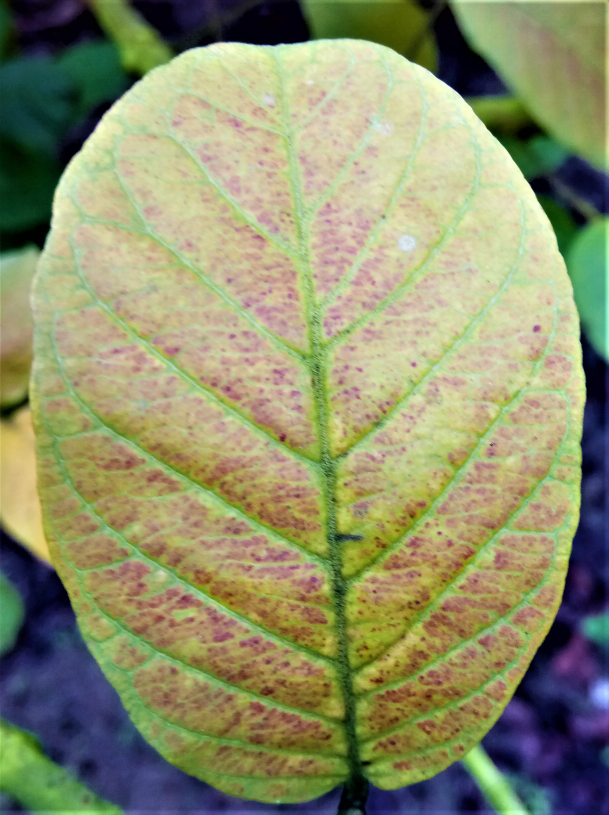
#> input picture Guava Dataset/Red_rust/Red Rust(14).jpg, 1827 x 2443 px (shown at 1/3 size); its folder holds only this picture in this run
$ python ACO_Parallelization.py
#> lines starting #> are read from the running program, lines starting #| are printed output that depends on the picture
import os
import cv2
import multiprocessing
import numpy as np
import random
import copy


class AntColonySegmentation:
    def __init__(self, image, num_ants, max_iterations, alpha, beta, rho):
        self.image = image
        self.num_ants = num_ants
        self.max_iterations = max_iterations
        self.alpha = alpha  # pheromone importance
        self.beta = beta  # visibility (intensity) importance
        self.rho = rho  # pheromone evaporation rate
        self.green_found = True

        self.pheromones = np.ones([self.image.shape[0], self.image.shape[1]])

    def initialize_ants(self):
        ants = []
        for _ in range(self.num_ants):
            ant = {"path": [], "intensity_sum": 0.0}
            ants.append(ant)
        return ants

    def clear_ant_paths(self, ants):
        for ant in ants:
            ant["path"] = []
            ant["intensity_sum"] = 0.0

    # [6 lines of commented-out code are left out]

    def construct_segment(self, ant):
        current_position = (
            np.random.randint(0, self.image.shape[0]),
            np.random.randint(0, self.image.shape[1]),
        )
        ant["path"].append(current_position)

        briter = 0
        b = 0
        self.green_found = True
        while self.green_found:  # and briter<5000:
            briter += 1
            neighbors = self.get_neighbors(current_position)
            probabilities = self.calculate_probabilities(
                current_position, neighbors, ant
            )

            i = 2  # backtracking
            length = len(ant["path"])
            while sum(probabilities) == 0 and i <= length:
                current_position = ant["path"][-i]
                neighbors = self.get_neighbors(current_position)
                probabilities = self.calculate_probabilities(
                    current_position, neighbors, ant
                )
                i += 1

            if i == length and length > 2:
                self.green_found = False
                print("i==length")
                break

            if sum(probabilities) == 0:
                self.green_found = False
                break

            pom = [_ for _ in range(len(neighbors))]
            next_position = np.random.choice(pom, p=probabilities)
            next_position = neighbors[next_position]

            if (
                self.image[next_position][1] < self.image[next_position][2]
                or self.image[next_position][1] < self.image[next_position][0]
            ):
                b += 1
            else:
                b = 0

            if b == 50:
                self.green_found = False
                # print('green not found')
                break

            if next_position not in ant["path"]:
                ant["path"].append(next_position)
                current_position = next_position
        # print(briter)

    def get_neighbors(self, position):
        height, width, _ = self.image.shape
        row, col = position
        neighbors = []
        # neighbors_offsets = [(0, 1), (0, -1),(1,0),(-1,0)]
        neighbors_offsets = [
            (0, 1),
            (0, -1),
            (1, 0),
            (-1, 0),
            (1, 1),
            (1, -1),
            (-1, -1),
            (-1, 1),
        ]

        for offset_row, offset_col in neighbors_offsets:
            new_row, new_col = row + offset_row, col + offset_col
            if (
                0 <= new_row < self.image.shape[0]
                and 0 <= new_col < self.image.shape[1]
            ):
                neighbors.append((new_row, new_col))

        return neighbors

    def calculate_probabilities(self, current_position, neighbors, ant):
        intensity = self.image[current_position][1]
        probabilities = []

        # if self.dead_end(neighbors):
        #     probabilities = [0 for _ in range(len(neighbors))]
        #     return probabilit

        for neighbor in neighbors:
            attractiveness = self.calc_attractiveness(neighbor)
            # neighbor_intensity = self.image[neighbor][1]
            pheromone = self.pheromones[neighbor]
            probability = (pheromone**self.alpha) * (attractiveness**self.beta)
            # if probability == float('inf'):
            # probability = 10000.0
            if neighbor in ant["path"]:
                probability = 0
                # print([n in self.visited for n in neighbors])
            probabilities.append(probability)

        total_probability = sum(probabilities)
        # probabilities = [p / total_probability for p in probabilities]
        if total_probability > 0:
            probabilities /= total_probability

        return probabilities

    def calc_attractiveness(self, position):
        row, col = position
        pixel = self.image[row, col]
        if pixel[1] > pixel[2] and pixel[1] > pixel[2]:
            return 0.9  # High attractiveness for green pixels
        else:
            return 0.1

    def update_pheromones(self, ants):
        self.pheromones *= 1 - self.rho  # Evaporation
        for ant in ants:
            for position in ant["path"]:
                self.pheromones[position] += ant["intensity_sum"]  # sklonio 1.0/

    def run(self):
        ants = self.initialize_ants()
        best_ant = None
        segmentation_result = np.zeros_like(self.image)
        iter = 0

        for iteration in range(self.max_iterations):
            iter += 1
            self.clear_ant_paths(ants)
            # print('suma feromona',np.sum(self.pheromones))
            for ant in ants:
                self.construct_segment(ant)
                # ant['intensity_sum'] = sum(self.image[position][1] for position in ant['path'])
                ant["intensity_sum"] = sum(
                    (
                        self.image[position][1] > self.image[position][0]
                        and self.image[position][1] > self.image[position][2]
                    )
                    for position in ant["path"]
                )

            self.update_pheromones(ants)

            # Choose the best segment (ant) based on intensity sum
            current_best_ant = max(ants, key=lambda ant: ant["intensity_sum"])
            if (
                best_ant is None
                or current_best_ant["intensity_sum"] > best_ant["intensity_sum"]
            ):
                best_ant = copy.deepcopy(current_best_ant)

            print(iter, "len best path", len(current_best_ant["path"]))

            # segmentation_result = np.zeros_like(self.image)
            for position in current_best_ant["path"]:
                segmentation_result[position] = self.image[position]

        return segmentation_result


# Thư mục chứa ảnh đầu vào
input_folder = "Guava Dataset/Red_rust"

# Thư mục để lưu ảnh đã xử lý
output_folder = "Red_rust"
os.makedirs(output_folder, exist_ok=True)

# Định nghĩa các tham số cho thuật toán ACO
num_ants = 5
max_iterations = 1
alpha = 0.9
beta = 0.9
rho = 0.1

# Định nghĩa kích thước mới cho ảnh
new_size = (224, 224)


# Hàm xử lý ảnh
def process_image(image_path):
    # Đọc hình ảnh
#> called with image_path = 'Guava Dataset/Red_rust/Red Rust(14).jpg'
    image = cv2.imread(image_path)
#> image is the input picture: shape (2443, 1827, 3); mean B, G, R 107.8, 145, 142
    # Chuyển đổi kích thước ảnh
    resized_image = cv2.resize(image, new_size)
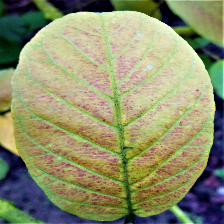
#> resized_image: shape (224, 224, 3); mean B, G, R 107.6, 144.8, 141.9
    # Áp dụng median filter
    median_filtered_image = cv2.medianBlur(resized_image, 5)
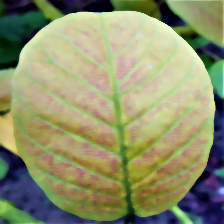
#> median_filtered_image: shape (224, 224, 3); mean B, G, R 108, 145.6, 142.5

    # Khởi tạo và chạy thuật toán phân đoạn ACO
    aco_segmentation = AntColonySegmentation(
        median_filtered_image, num_ants, max_iterations, alpha, beta, rho
    )
    result = aco_segmentation.run()
#> the loop in run, `for iteration in range(self.max_iterations):` made 1 pass
#> after the loop in run, `for iteration in range(self.max_iterations):`:
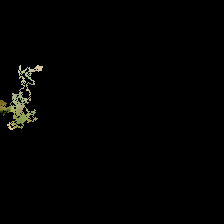
#> segmentation_result: shape (224, 224, 3); mean B, G, R 1.7, 2.5, 2.5

    # Tạo tên file đầu ra dựa trên tên file gốc
    output_filename = os.path.join(output_folder, os.path.basename(image_path))

    # Lưu kết quả phân đoạn vào thư mục đầu ra
    cv2.imwrite(output_filename, result)

    print("Đã xử lý và lưu ảnh", os.path.basename(image_path), "vào:", output_filename)


if __name__ == "__main__":
    # Lấy danh sách các tệp hình ảnh trong thư mục đầu vào
    image_files = [
        os.path.join(input_folder, filename)
        for filename in os.listdir(input_folder)
        if filename.endswith(".jpg") or filename.endswith(".png")
    ]

    # Sử dụng multiprocessing để xử lý nhiều hình ảnh đồng thời
    with multiprocessing.Pool() as pool:
        pool.map(process_image, image_files)

$ run again, on Guava Dataset/Red_rust/Red Rust(25).jpg
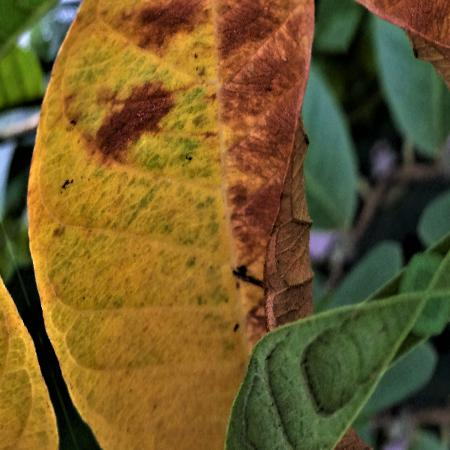
#> input picture Guava Dataset/Red_rust/Red Rust(25).jpg, 450 x 450 px
#> in process_image, image is the input picture: shape (450, 450, 3); mean B, G, R 41.2, 89.4, 110.5
#> in process_image, `median_filtered_image = cv2.medianBlur(resized_image, 5)`:
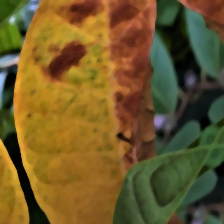
#> median_filtered_image: shape (224, 224, 3); mean B, G, R 40.9, 89.4, 110.5
#> the loop in run, `for iteration in range(self.max_iterations):` made 1 pass
#> after the loop in run, `for iteration in range(self.max_iterations):`:
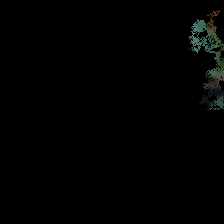
#> segmentation_result: shape (224, 224, 3); mean B, G, R 1.5, 1.9, 1.5

$ run again, on Guava Dataset/Red_rust/Red Rust(32).jpg
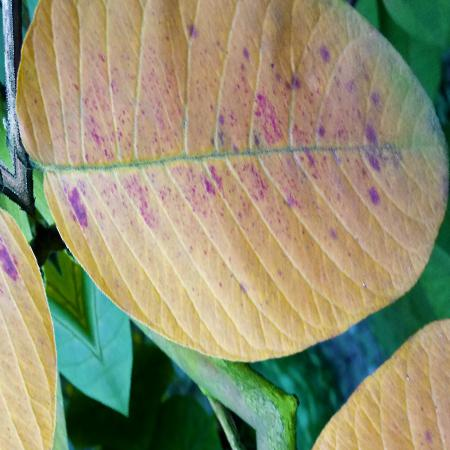
#> input picture Guava Dataset/Red_rust/Red Rust(32).jpg, 450 x 450 px
#> in process_image, image is the input picture: shape (450, 450, 3); mean B, G, R 113.9, 143.4, 144.5
#> in process_image, `median_filtered_image = cv2.medianBlur(resized_image, 5)`:
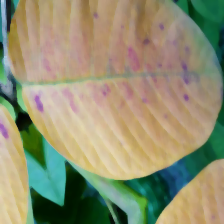
#> median_filtered_image: shape (224, 224, 3); mean B, G, R 113.6, 143.3, 144.4
#> the loop in run, `for iteration in range(self.max_iterations):` made 1 pass
#> after the loop in run, `for iteration in range(self.max_iterations):`:
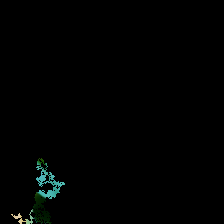
#> segmentation_result: shape (224, 224, 3); mean B, G, R 1.4, 1.8, 0.9

$ run again, on Guava Dataset/Red_rust/Red Rust(39).jpg
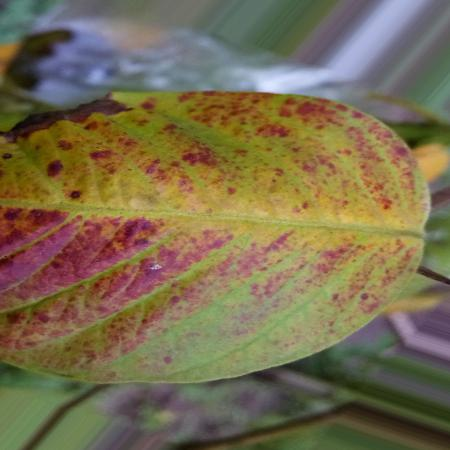
#> input picture Guava Dataset/Red_rust/Red Rust(39).jpg, 450 x 450 px
#> in process_image, image is the input picture: shape (450, 450, 3); mean B, G, R 79.9, 109.7, 121.5
#> in process_image, `median_filtered_image = cv2.medianBlur(resized_image, 5)`:
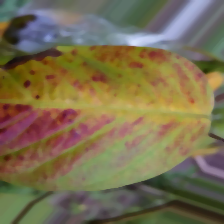
#> median_filtered_image: shape (224, 224, 3); mean B, G, R 79.9, 110.1, 121.6
#> the loop in run, `for iteration in range(self.max_iterations):` made 1 pass
#> after the loop in run, `for iteration in range(self.max_iterations):`:
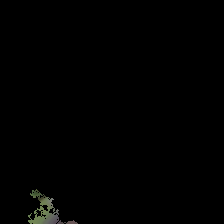
#> segmentation_result: shape (224, 224, 3); mean B, G, R 0.9, 1.2, 1.1

$ run again, on Guava Dataset/Red_rust/Red Rust(19).jpg
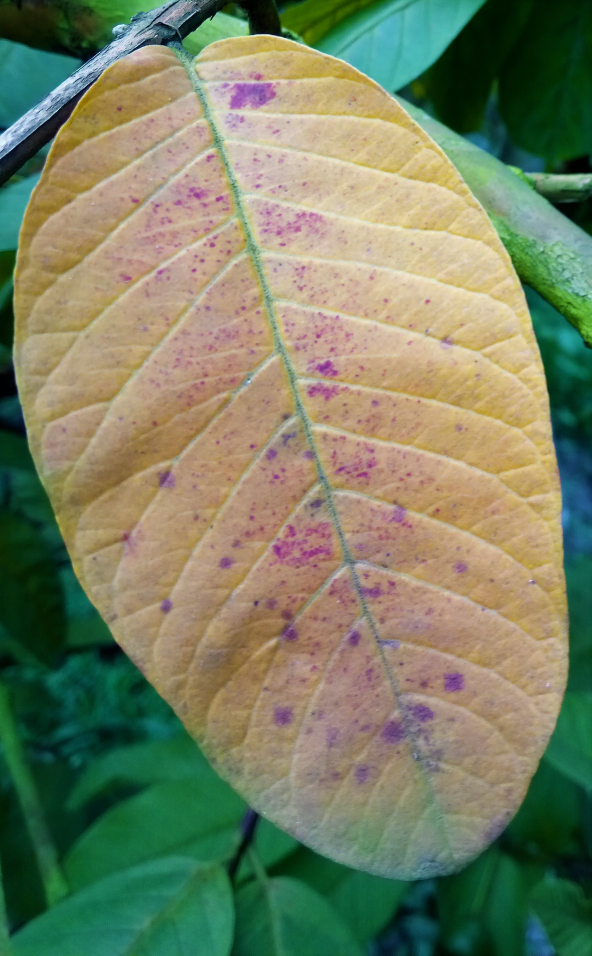
#> input picture Guava Dataset/Red_rust/Red Rust(19).jpg, 1774 x 2867 px (shown at 1/3 size)
#> in process_image, image is the input picture: shape (2867, 1774, 3); mean B, G, R 99.9, 128.8, 119.6
#> in process_image, `median_filtered_image = cv2.medianBlur(resized_image, 5)`:
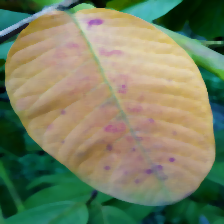
#> median_filtered_image: shape (224, 224, 3); mean B, G, R 99.5, 128.8, 119.6
#> the loop in run, `for iteration in range(self.max_iterations):` made 1 pass
#> after the loop in run, `for iteration in range(self.max_iterations):`:
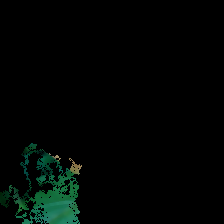
#> segmentation_result: shape (224, 224, 3); mean B, G, R 3.5, 5.4, 1.3
